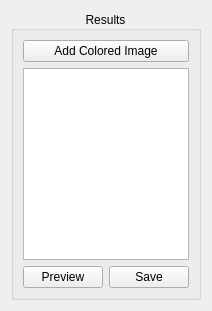
      <widget class="QWidget" name="multispecrum_images">
       <attribute name="title">
        <string>Multispecrum images</string>
       </attribute>
       <layout class="QGridLayout" name="gridLayout_14">
        <item row="0" column="0">
         <widget class="QGroupBox" name="groupBox_8">
          <property name="sizePolicy">
           <sizepolicy hsizetype="Preferred" vsizetype="Expanding">
            <horstretch>1</horstretch>
            <verstretch>2</verstretch>
           </sizepolicy>
          </property>
          <property name="title">
           <string>Results</string>
          </property>
          <property name="alignment">
           <set>Qt::AlignCenter</set>
          </property>
          <layout class="QGridLayout" name="gridLayout_13">
           <item row="0" column="0" colspan="2">
            <widget class="QPushButton" name="MI_addColorImage">
             <property name="text">
              <string>Add Colored Image</string>
             </property>
            </widget>
           </item>
           <item row="1" column="0" colspan="2">
            <widget class="BasicTreeView" name="MI_TreeView">
             <property name="editTriggers">
              <set>QAbstractItemView::NoEditTriggers</set>
             </property>
             <property name="tabKeyNavigation">
              <bool>true</bool>
             </property>
             <property name="dragEnabled">
              <bool>true</bool>
             </property>
             <property name="dragDropOverwriteMode">
              <bool>false</bool>
             </property>
             <property name="dragDropMode">
              <enum>QAbstractItemView::DragDrop</enum>
             </property>
             <property name="defaultDropAction">
              <enum>Qt::MoveAction</enum>
             </property>
             <property name="alternatingRowColors">
              <bool>true</bool>
             </property>
             <property name="selectionMode">
              <enum>QAbstractItemView::ExtendedSelection</enum>
             </property>
             <property name="iconSize">
              <size>
               <width>40</width>
               <height>40</height>
              </size>
             </property>
             <property name="uniformRowHeights">
              <bool>true</bool>
             </property>
             <property name="animated">
              <bool>true</bool>
             </property>
             <property name="wordWrap">
              <bool>true</bool>
             </property>
             <property name="headerHidden">
              <bool>true</bool>
             </property>
            </widget>
           </item>
           <item row="2" column="0">
            <widget class="QPushButton" name="MI_preview">
             <property name="sizePolicy">
              <sizepolicy hsizetype="Fixed" vsizetype="Fixed">
               <horstretch>0</horstretch>
               <verstretch>0</verstretch>
              </sizepolicy>
             </property>
             <property name="text">
              <string>Preview</string>
             </property>
            </widget>
           </item>
           <item row="2" column="1">
            <widget class="QPushButton" name="MI_save">
             <property name="sizePolicy">
              <sizepolicy hsizetype="Fixed" vsizetype="Fixed">
               <horstretch>0</horstretch>
               <verstretch>0</verstretch>
              </sizepolicy>
             </property>
             <property name="text">
              <string>Save</string>
             </property>
            </widget>
           </item>
          </layout>
         </widget>
        </item>
       </layout>
      </widget>
